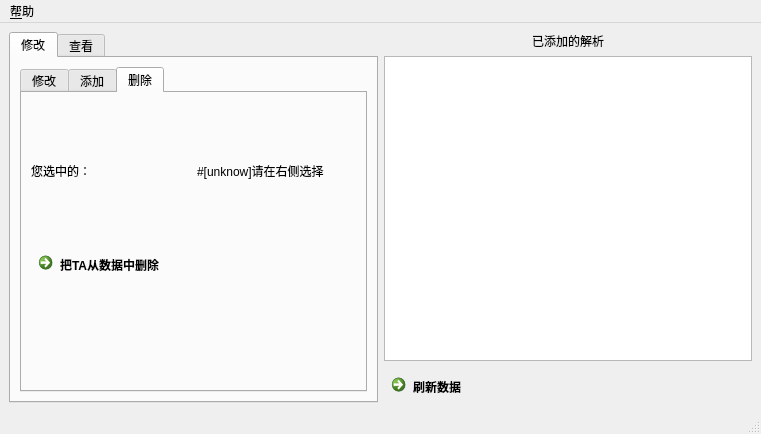
<?xml version="1.0" encoding="UTF-8"?>
<ui version="4.0">
 <class>MainWindow</class>
 <widget class="QMainWindow" name="MainWindow">
  <property name="geometry">
   <rect>
    <x>0</x>
    <y>0</y>
    <width>761</width>
    <height>434</height>
   </rect>
  </property>
  <property name="windowTitle">
   <string>本地解析管理器</string>
  </property>
  <widget class="QWidget" name="centralwidget">
   <layout class="QGridLayout" name="gridLayout_2">
    <item row="0" column="0" rowspan="3">
     <widget class="QTabWidget" name="tabWidget">
      <property name="currentIndex">
       <number>0</number>
      </property>
      <widget class="QWidget" name="add">
       <attribute name="title">
        <string>修改</string>
       </attribute>
       <layout class="QGridLayout" name="gridLayout_4">
        <item row="0" column="0">
         <layout class="QGridLayout" name="gridLayout_3">
          <item row="0" column="0">
           <widget class="QTabWidget" name="tabWidget_2">
            <property name="currentIndex">
             <number>2</number>
            </property>
            <widget class="QWidget" name="add_1">
             <attribute name="title">
              <string>修改</string>
             </attribute>
             <layout class="QGridLayout" name="gridLayout_5">
              <item row="2" column="1">
               <widget class="QLineEdit" name="text_1"/>
              </item>
              <item row="0" column="1">
               <widget class="QLabel" name="label_6">
                <property name="maximumSize">
                 <size>
                  <width>16777182</width>
                  <height>167770</height>
                 </size>
                </property>
                <property name="sizeIncrement">
                 <size>
                  <width>34</width>
                  <height>12</height>
                 </size>
                </property>
                <property name="text">
                 <string>#[unknow]请在右侧选择</string>
                </property>
               </widget>
              </item>
              <item row="2" column="0">
               <widget class="QLabel" name="label_7">
                <property name="text">
                 <string>将被解析到：</string>
                </property>
               </widget>
              </item>
              <item row="0" column="0">
               <widget class="QLabel" name="label_5">
                <property name="maximumSize">
                 <size>
                  <width>16777215</width>
                  <height>167770</height>
                 </size>
                </property>
                <property name="text">
                 <string>网址：</string>
                </property>
               </widget>
              </item>
              <item row="3" column="0" colspan="2">
               <widget class="QCommandLinkButton" name="commandLinkButton">
                <property name="text">
                 <string>修改到数据</string>
                </property>
               </widget>
              </item>
             </layout>
            </widget>
            <widget class="QWidget" name="add_3">
             <attribute name="title">
              <string>添加</string>
             </attribute>
             <layout class="QGridLayout" name="gridLayout_6">
              <item row="0" column="2">
               <widget class="QLineEdit" name="text_2"/>
              </item>
              <item row="0" column="0" colspan="2">
               <widget class="QLabel" name="label_9">
                <property name="maximumSize">
                 <size>
                  <width>16777215</width>
                  <height>167770</height>
                 </size>
                </property>
                <property name="text">
                 <string>网址：</string>
                </property>
               </widget>
              </item>
              <item row="1" column="2">
               <widget class="QLineEdit" name="text_3"/>
              </item>
              <item row="1" column="0" colspan="2">
               <widget class="QLabel" name="label_10">
                <property name="text">
                 <string>将被解析到：</string>
                </property>
               </widget>
              </item>
              <item row="2" column="0" colspan="3">
               <widget class="QCommandLinkButton" name="commandLinkButton_2">
                <property name="text">
                 <string>添加到数据</string>
                </property>
               </widget>
              </item>
             </layout>
            </widget>
            <widget class="QWidget" name="q123">
             <attribute name="title">
              <string>删除</string>
             </attribute>
             <layout class="QGridLayout" name="gridLayout_7">
              <item row="0" column="1">
               <widget class="QLabel" name="label_11">
                <property name="text">
                 <string>#[unknow]请在右侧选择</string>
                </property>
               </widget>
              </item>
              <item row="0" column="0">
               <widget class="QLabel" name="label_8">
                <property name="text">
                 <string>您选中的：</string>
                </property>
               </widget>
              </item>
              <item row="1" column="0" colspan="2">
               <widget class="QCommandLinkButton" name="commandLinkButton_4">
                <property name="text">
                 <string>把TA从数据中删除</string>
                </property>
               </widget>
              </item>
             </layout>
            </widget>
           </widget>
          </item>
         </layout>
        </item>
       </layout>
      </widget>
      <widget class="QWidget" name="see">
       <attribute name="title">
        <string>查看</string>
       </attribute>
       <layout class="QGridLayout" name="gridLayout">
        <item row="2" column="1">
         <widget class="QLabel" name="q11">
          <property name="text">
           <string>等待选择</string>
          </property>
         </widget>
        </item>
        <item row="0" column="1">
         <widget class="QLabel" name="label_2">
          <property name="text">
           <string>#[unknow]请在右侧选择</string>
          </property>
         </widget>
        </item>
        <item row="2" column="0">
         <widget class="QLabel" name="label_3">
          <property name="text">
           <string>将被解析到：</string>
          </property>
          <property name="alignment">
           <set>Qt::AlignCenter</set>
          </property>
         </widget>
        </item>
        <item row="0" column="0">
         <widget class="QLabel" name="label">
          <property name="text">
           <string>网址：</string>
          </property>
          <property name="alignment">
           <set>Qt::AlignCenter</set>
          </property>
         </widget>
        </item>
        <item row="3" column="1" rowspan="2">
         <widget class="QPushButton" name="pushButton">
          <property name="text">
           <string>查询</string>
          </property>
         </widget>
        </item>
       </layout>
      </widget>
     </widget>
    </item>
    <item row="0" column="1">
     <widget class="QLabel" name="label_4">
      <property name="text">
       <string>已添加的解析</string>
      </property>
      <property name="alignment">
       <set>Qt::AlignCenter</set>
      </property>
     </widget>
    </item>
    <item row="1" column="1">
     <widget class="QListWidget" name="list"/>
    </item>
    <item row="2" column="1">
     <widget class="QCommandLinkButton" name="commandLinkButton_3">
      <property name="text">
       <string>刷新数据</string>
      </property>
     </widget>
    </item>
   </layout>
  </widget>
  <widget class="QMenuBar" name="menubar">
   <property name="geometry">
    <rect>
     <x>0</x>
     <y>0</y>
     <width>761</width>
     <height>22</height>
    </rect>
   </property>
   <widget class="QMenu" name="q111">
    <property name="tearOffEnabled">
     <bool>true</bool>
    </property>
    <property name="title">
     <string>&amp;帮助</string>
    </property>
    <addaction name="action_111"/>
   </widget>
   <addaction name="q111"/>
  </widget>
  <widget class="QStatusBar" name="statusbar"/>
  <action name="action_111">
   <property name="checkable">
    <bool>false</bool>
   </property>
   <property name="text">
    <string>&amp;打开帮助窗口</string>
   </property>
  </action>
 </widget>
 <resources/>
 <connections>
  <connection>
   <sender>list</sender>
   <signal>currentTextChanged(QString)</signal>
   <receiver>label_6</receiver>
   <slot>setText(QString)</slot>
   <hints>
    <hint type="sourcelabel">
     <x>498</x>
     <y>182</y>
    </hint>
    <hint type="destinationlabel">
     <x>113</x>
     <y>98</y>
    </hint>
   </hints>
  </connection>
  <connection>
   <sender>commandLinkButton_3</sender>
   <signal>clicked()</signal>
   <receiver>MainWindow</receiver>
   <slot>refresh()</slot>
   <hints>
    <hint type="sourcelabel">
     <x>431</x>
     <y>389</y>
    </hint>
    <hint type="destinationlabel">
     <x>443</x>
     <y>314</y>
    </hint>
   </hints>
  </connection>
  <connection>
   <sender>commandLinkButton</sender>
   <signal>clicked()</signal>
   <receiver>MainWindow</receiver>
   <slot>xg()</slot>
   <hints>
    <hint type="sourcelabel">
     <x>113</x>
     <y>255</y>
    </hint>
    <hint type="destinationlabel">
     <x>238</x>
     <y>413</y>
    </hint>
   </hints>
  </connection>
  <connection>
   <sender>commandLinkButton_2</sender>
   <signal>clicked()</signal>
   <receiver>MainWindow</receiver>
   <slot>add()</slot>
   <hints>
    <hint type="sourcelabel">
     <x>113</x>
     <y>152</y>
    </hint>
    <hint type="destinationlabel">
     <x>337</x>
     <y>411</y>
    </hint>
   </hints>
  </connection>
  <connection>
   <sender>list</sender>
   <signal>currentTextChanged(QString)</signal>
   <receiver>label_2</receiver>
   <slot>setText(QString)</slot>
   <hints>
    <hint type="sourcelabel">
     <x>527</x>
     <y>154</y>
    </hint>
    <hint type="destinationlabel">
     <x>316</x>
     <y>98</y>
    </hint>
   </hints>
  </connection>
  <connection>
   <sender>pushButton</sender>
   <signal>clicked()</signal>
   <receiver>MainWindow</receiver>
   <slot>query()</slot>
   <hints>
    <hint type="sourcelabel">
     <x>267</x>
     <y>317</y>
    </hint>
    <hint type="destinationlabel">
     <x>304</x>
     <y>345</y>
    </hint>
   </hints>
  </connection>
  <connection>
   <sender>action_111</sender>
   <signal>triggered()</signal>
   <receiver>MainWindow</receiver>
   <slot>help()</slot>
   <hints>
    <hint type="sourcelabel">
     <x>-1</x>
     <y>-1</y>
    </hint>
    <hint type="destinationlabel">
     <x>380</x>
     <y>216</y>
    </hint>
   </hints>
  </connection>
  <connection>
   <sender>list</sender>
   <signal>currentTextChanged(QString)</signal>
   <receiver>label_11</receiver>
   <slot>setText(QString)</slot>
   <hints>
    <hint type="sourcelabel">
     <x>558</x>
     <y>207</y>
    </hint>
    <hint type="destinationlabel">
     <x>303</x>
     <y>234</y>
    </hint>
   </hints>
  </connection>
  <connection>
   <sender>commandLinkButton_4</sender>
   <signal>clicked()</signal>
   <receiver>MainWindow</receiver>
   <slot>del_w()</slot>
   <hints>
    <hint type="sourcelabel">
     <x>201</x>
     <y>320</y>
    </hint>
    <hint type="destinationlabel">
     <x>267</x>
     <y>318</y>
    </hint>
   </hints>
  </connection>
 </connections>
 <slots>
  <slot>refresh()</slot>
  <slot>xg()</slot>
  <slot>add()</slot>
  <slot>query()</slot>
  <slot>help()</slot>
  <slot>del_w()</slot>
 </slots>
</ui>
